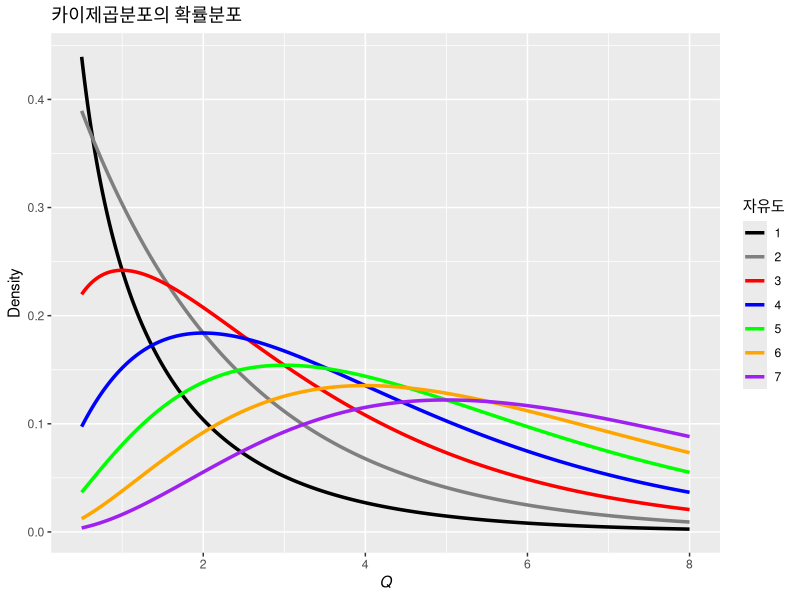
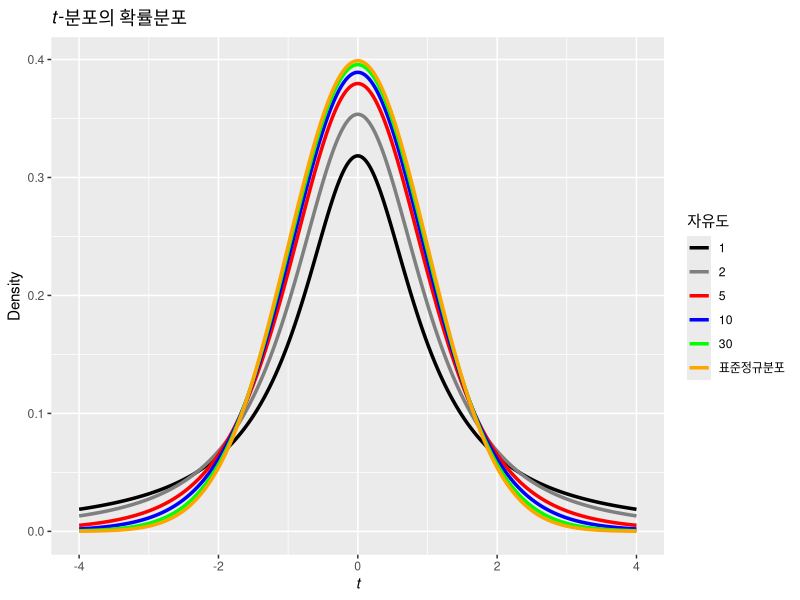
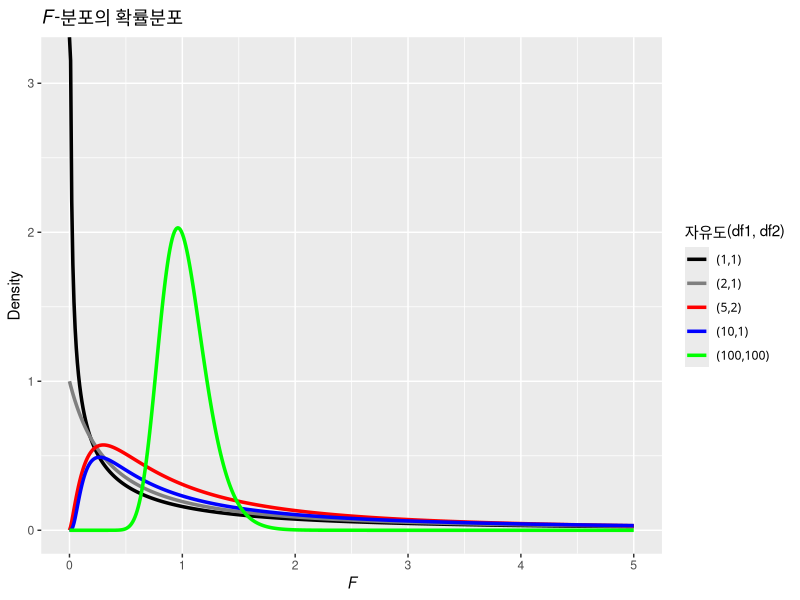

R code for these plots, in order:
## ---- chunk 1
library(ggplot2);library(gridExtra);library(reshape2)


z=seq(0.5, 8,0.01)
chdata=data.frame(z, df1=dchisq(z,df=1),df2=dchisq(z,df=2),df3=dchisq(z,df=3),df4=dchisq(z,df=4),df5=dchisq(z,df=5),df6=dchisq(z,df=6),df7=dchisq(z,df=7))
chmelt=melt(chdata,id="z",variable.name="DF")

sstr=strsplit(as.character(chmelt$DF),"df")
chmelt$DF=as.numeric(sapply(1:nrow(chmelt),function(x){sstr[[x]][2]}))


g1=ggplot(chmelt,aes(z,value,colour=factor(DF)))+geom_line(size=1.2)+xlab(expression(italic(Q)))+ylab("Density")+ggtitle("카이제곱분포의 확률분포")
g1+labs(colour = "자유도")+scale_color_manual(values=c("black","grey50","red","blue","green","orange","purple"))
## ---- chunk 2
z=seq(-4, 4,0.01)
chdata=data.frame(z, df1=dt(z,df=1),df2=dt(z,df=2),df5=dt(z,df=5),df10=dt(z,df=10),df30=dt(z,df=30),df100=dnorm(z))
chmelt=melt(chdata,id="z",variable.name="DF")

sstr=strsplit(as.character(chmelt$DF),"df")
chmelt$DF=as.numeric(sapply(1:nrow(chmelt),function(x){sstr[[x]][2]}))

legend_label=c("1","2","5","10","30","표준정규분포")
g1=ggplot(chmelt,aes(z,value,colour=factor(DF,labels=legend_label)))+geom_line(size=1.2)+xlab(expression(italic(t)))+ylab("Density")+ggtitle(expression(paste(italic(t),"-분포의 확률분포",sep="")))
g1+labs(colour = "자유도")+scale_color_manual(values=c("black","grey50","red","blue","green","orange"))
## ---- chunk 3
z=seq(0, 5,0.01)
chdata=data.frame(z, df1_1=df(z,df1=1,df2=1),df2_1=df(z,df1=2,df2=1),df5_2=df(z,df1=5,df2=2),df10_1=df(z,df1=10,df2=1),df100_100=df(z,df1=100,df2=100))
chmelt=melt(chdata,id="z",variable.name="DF")

sstr=strsplit(as.character(chmelt$DF),"df")
sstr2=sapply(1:nrow(chmelt),function(x){sstr[[x]][2]})
chmelt$DF=factor(sstr2,levels=c("1_1","2_1","5_2","10_1","100_100"))

legend_label=c("(1,1)","(2,1)","(5,2)","(10,1)","(100,100)")
g1=ggplot(chmelt,aes(z,value,colour=factor(DF,labels=legend_label)))+geom_line(size=1.2)+xlab(expression(italic(F)))+ylab("Density")+ggtitle(expression(paste(italic(F),"-분포의 확률분포",sep="")))
g1+labs(colour = "자유도(df1, df2)")+theme(legend.text=element_text(c("1","2","3","4","5")))+scale_color_manual(values=c("black","grey50","red","blue","green"))
